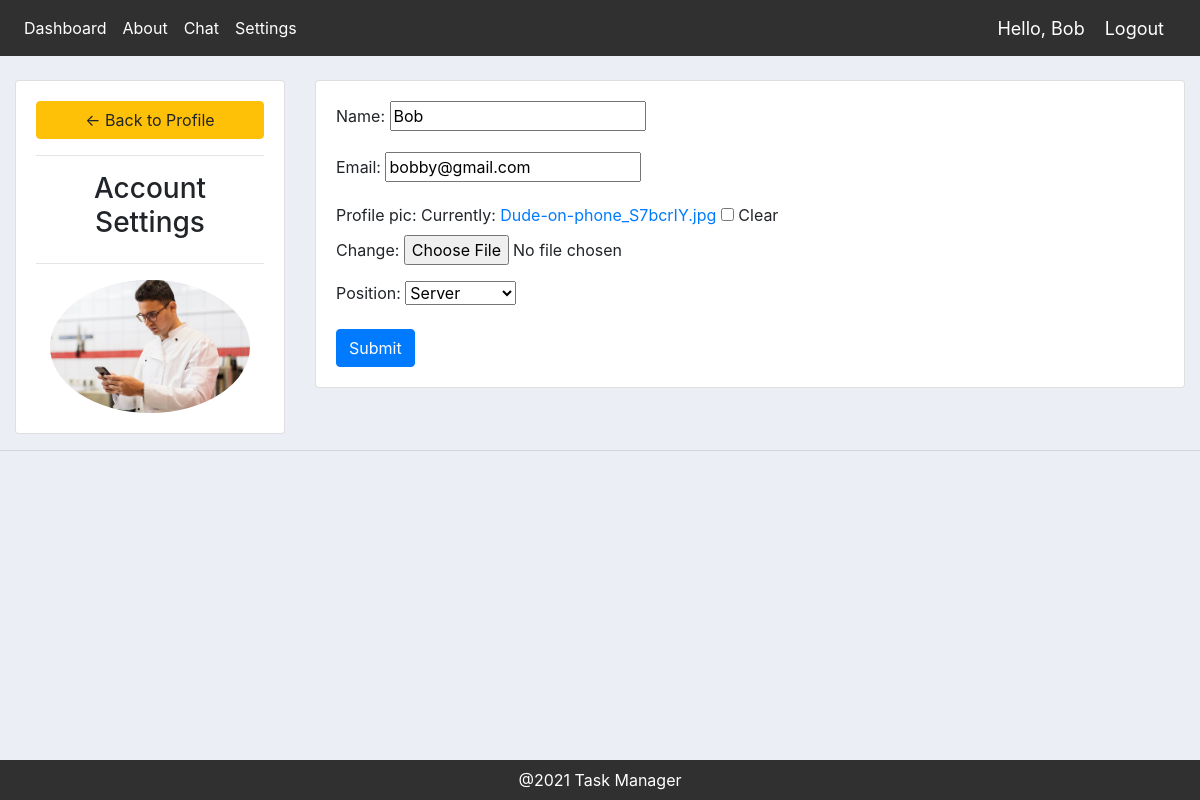
Page /account/ (signed in) on the committed database.
### schedule_app/models.py (models this page shows, shortened)
class Employee(models.Model):
    user = models.OneToOneField(User, null=True, on_delete=models.CASCADE)
    name = models.CharField(max_length=200, null=True)
    email = models.CharField(max_length=200, null=True)
    profile_pic = models.ImageField(
        default="profile1.png", null=True, blank=True)
    position = models.ForeignKey(
        Position, null=True, on_delete=models.SET_NULL)
    date_hired = models.DateTimeField(auto_now_add=True)

### schedule_app/decorators.py (the view)
		def wrapper_func(request, *args, **kwargs):
			group = None
			if request.user.groups.exists():
				group = request.user.groups.all()[0].name
			if group in allowed_roles:
				return view_func(request, *args, **kwargs)
			else:
				return HttpResponse('You are not authorized to view this page')

### schedule_app/forms.py
class EmployeeForm(ModelForm):
    class Meta:
        model = Employee
        fields = '__all__'
        exclude = ['user']

### schedule_app/models.py (called while the page is built)
    def __str__(self):
        return self.title

### schedule_app/views.py (called while the page is built)
@login_required(login_url='login')
@allowed_users(allowed_roles=['employee'])
def accountSettings(request):
    employee = request.user.employee
    form = EmployeeForm(instance=employee)
    if request.method == 'POST':
        form = EmployeeForm(request.POST, request.FILES, instance=employee)
        if form.is_valid():
            form.save()
    context = {'form': form}
    return render(request, 'schedule_app/account_settings.html', context)

### schedule_app/templates/schedule_app/account_settings.html (shortened to what this page needs)
{% extends 'schedule_app/main.html' %}
{% load static %}
{% block content %}
<br>
<div class="row">
    <div class="col-md-3">
        <div class="card card-body">
            <a class="btn btn-warning" href="{% url 'home' %}"> &#8592; Back to Profile</a>
            <hr>
            <h3 style="text-align: center">Account Settings</h3>
            <hr>
            <img class="profile-pic" src="{{request.user.employee.profile_pic.url}}">
        </div>
    </div>
    <div class="col-md-9">
        <div class="card card-body">
            <form method="POST" action="" enctype="multipart/form-data">
                {{form.as_p}}
                <input class="btn btn-primary" type="submit" name="Update Information">
            </form>
        </div>
    </div>
</div>
{% endblock %}

### schedule_app/templates/schedule_app/navbar.html (shortened to what this page needs)
{% load static %}
<nav class="navbar navbar-expand-lg bg-dark" style="background-color: #303030 !important;">
    <div class="collapse navbar-collapse" id="navbarNav">
        <ul class="navbar-nav">
            <li class="nav-item">
                <a class="nav-link" style="color: white; " href="{% url 'home' %}">Dashboard</a>
            </li>
            <li class="nav-item">
                <a class="nav-link" style="color: white;" href="{% url 'about' %}">About</a>
            </li>
            <li class="nav-item">
                <a class="nav-link" style="color: white;" href="{% url 'chat' %}">Chat</a>
            </li>
            {% if request.user.is_authenticated %}
            <li class="nav-item">
                <a class="nav-link" style="color: white;" href="{% url 'account' %}">Settings</a>
            </li>
            {% endif %}
        </ul>
    </div>
    {% if request.user.is_authenticated %}
    <span class="hello-msg">Hello, {{request.user}}</span>
    <span><a class="hello-msg" href="{% url 'logout' %}">Logout</a></span>
    {% endif %}
</nav>

### schedule_app/static/css/main.css (style rules this page uses)
body { background-color: #ebeff5; }

### schedule_app/templates/schedule_app/navbar.html (style rules this page uses)
.hello-msg { font-size: 18px; color: white; margin-right: 20px; }

### schedule_app/templates/schedule_app/account_settings.html (style rules this page uses)
.profile-pic { max-width: 200px; max-height: 200px; margin: 0 auto; border-radius: 50%; }

### rows in the picture
Employee: name "Bob", email "bobby@gmail.com", position "Server"

### other values in the picture
{{ request.user }} "Bob"
